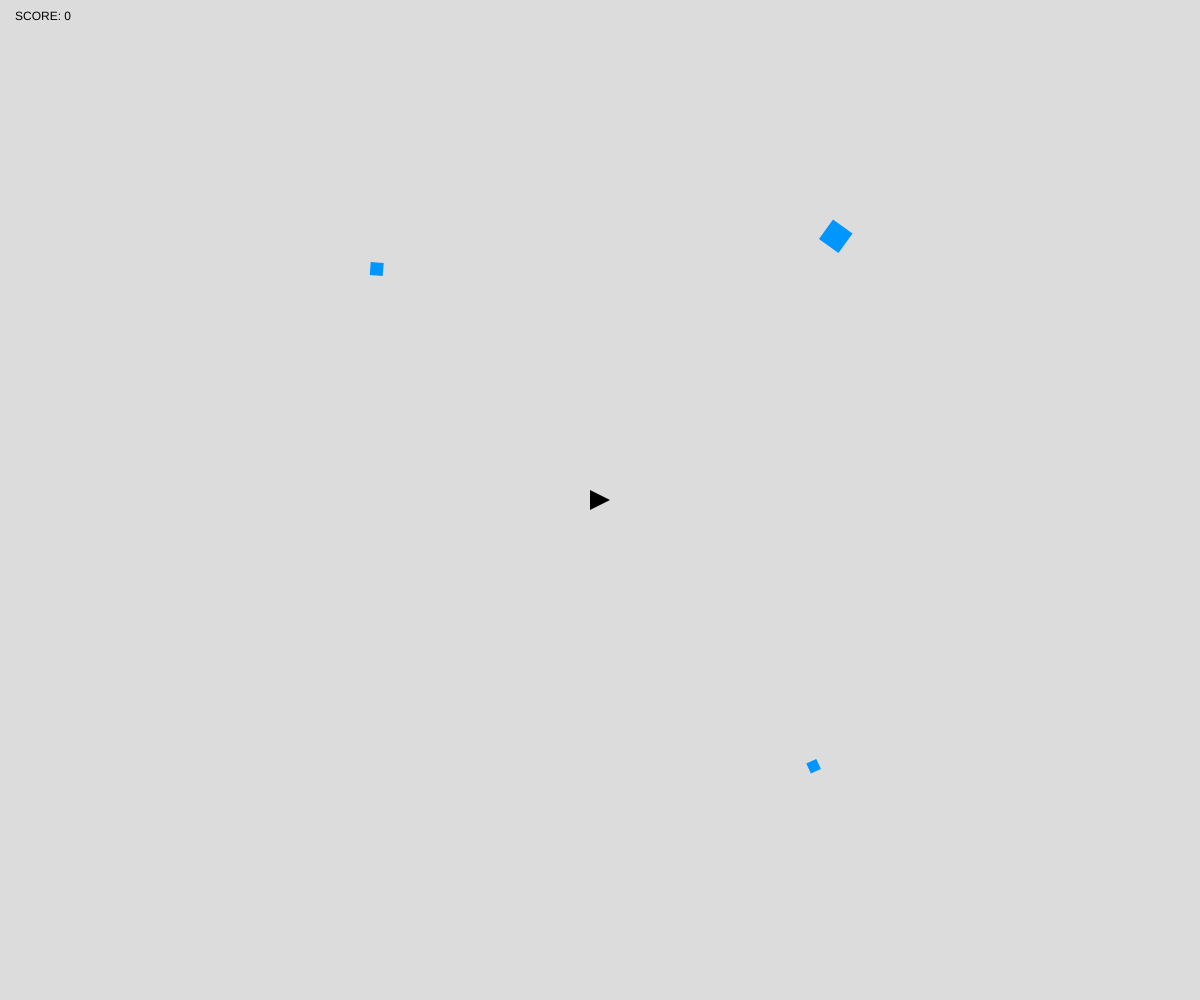
Frame 1 (no input)
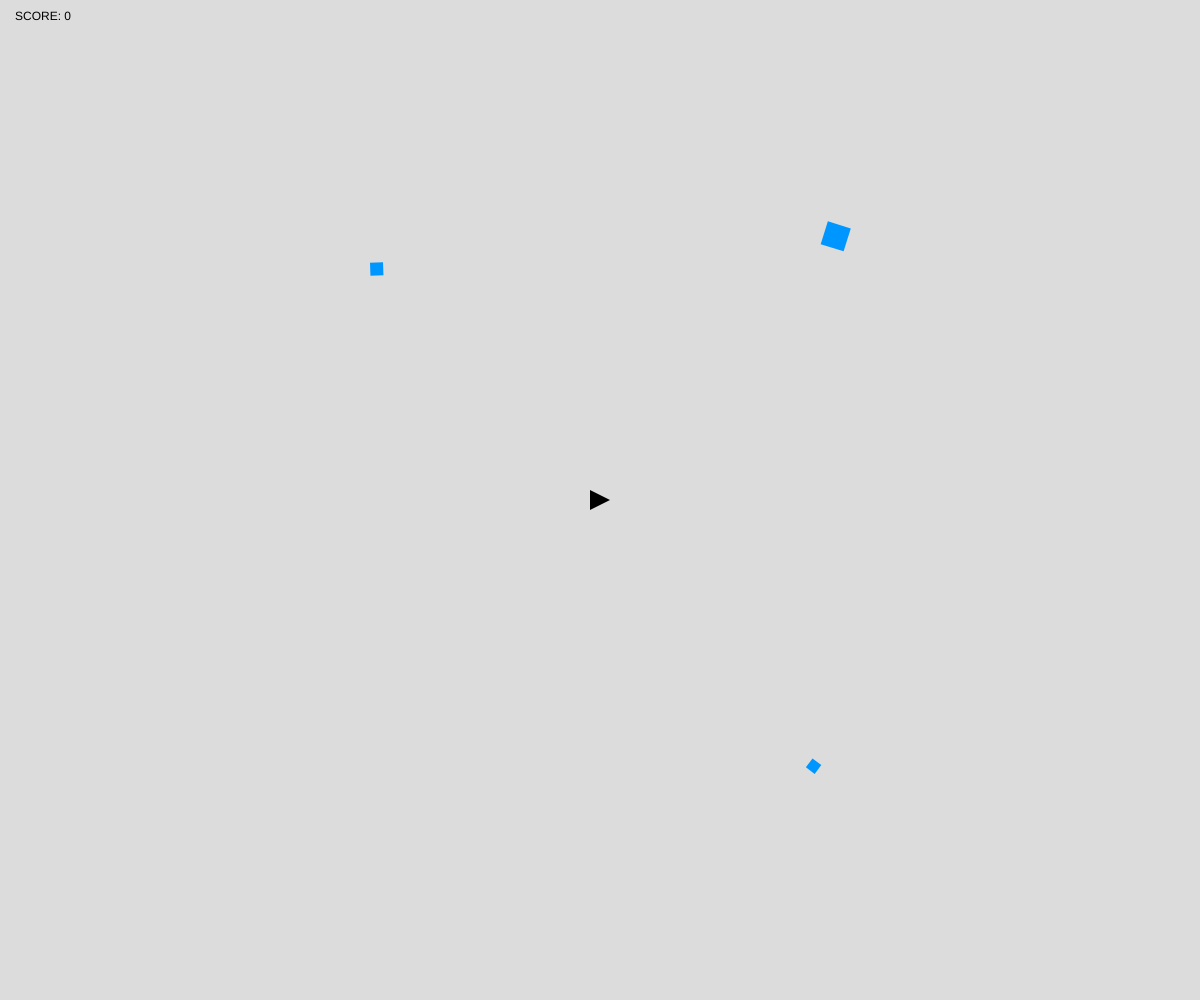
Frame 60 (no input)
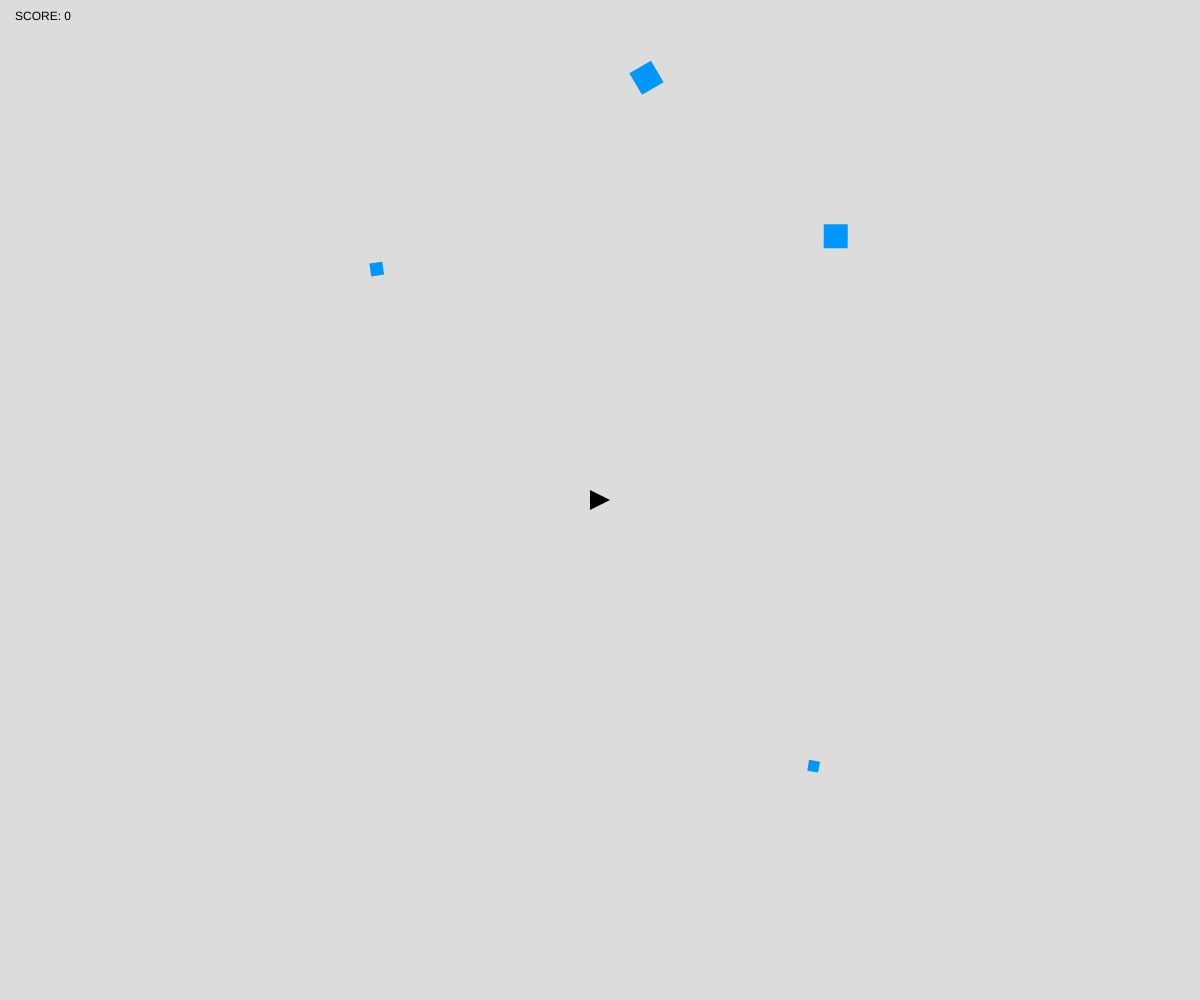
Frame 120 (the mouse pressed at the canvas centre since frame 60)

The p5.js sketch that drew these frames (run headless with seeded random() and noise() and a simulated clock; from frame 60 on, the mouse is pressed at the canvas centre):

// p5.js sketch
// ── sketch.js
/*
ASTEROIDS
Jeff Thompson | 2013 | jeffreythompson.org

https://freeasteroids.org

See the other Javascript files for more details!

CHALLENGES
1. Can you draw a more interesting shape for our
   asteroids? (Hint: try using randomized vertices,
   created in the constructor))
2. Can you make the asteroids move across the 
   screen? Can you remove them if they go offscreen?
3. Could you limit the number of bullets available?

*/

let ship;
let bullets;
let enemies;
let score = 0;

function setup() {
  createCanvas(windowWidth, windowHeight);
  noCursor();

  // create our ship in the center
  ship = new Ship();

  // and an empty list of bullets
  bullets = [];

  // make a few enemies too
  enemies = [];
  for (let i=0; i<3; i++) {
    let e = new Enemy();
    enemies.push(e);
  }
}

function draw() {
  background(220);

  fill(0);
  noStroke();
  text('SCORE: ' + score, 15,20);
  
  // use left/right to rotate the ship,
  // up to move forward
  // note: keyIsDown() lets us check for
  // multiple key presses at once!
  if (keyIsDown(UP_ARROW)) {
    ship.update(MOVE);
  }
  if (keyIsDown(LEFT_ARROW)) {
    ship.update(LEFT);
  }
  if (keyIsDown(RIGHT_ARROW)) {
    ship.update(RIGHT);
  }
  if (keyIsDown(32)) {         // 32 = space in ASCII
    let b = new Bullet(ship);
    bullets.push(b);
  }
  ship.display();

  // update and draw the bullets
  for (let i=0; i<bullets.length; i++) {
    bullets[i].update();
    bullets[i].display();
  }

  // and finally go through the enemies!
  // note we do this in reverse order; this is
  // so we can remove one that is hit (trying
  // this in normal order would cause an error,
  // since the length of the list would change!)
  for (let i=enemies.length-1; i>=0; i-=1) {
    enemies[i].update();

    // the isHit variable will be set to true
    // in the update() function if it hits an enemy
    if (enemies[i].isHit) {
      // remove the current enemy from the list!
      // (and update the score)
      enemies.splice(i, 1);
      score += 1;
    }
    // if not hit, display as usual
    else {
      enemies[i].display();
    }
  }

  // randomly generate some new enemies
  // (or when we've destroyed them all!)
  if (random(0, 100) < 0.5 || enemies.length === 0) {
    enemies.push(new Enemy());
  }
}


// ── bullet.js
class Bullet {
  constructor(ship) {
    // set the bullet's position to the ship
    // (we have to use copy() otherwise the
    // ship will move with the bullet!)
    this.position = ship.position.copy();

    // fancy math!
    // this calculates the amount we need to move
    // the bullet in x/y to travel at a particular angle
    // we give it the ship's angle, then multiply by
    // 5 (or any other number) to give it a speed
    this.speed = createVector(
      cos(ship.angle) * 5,
      sin(ship.angle) * 5
    );
  }
  update() {
    this.position.add(this.speed);
  }
  display() {
    fill(255, 150, 0);
    noStroke();
    circle(this.position.x, this.position.y, 8);
  }
}


// ── enemy.js
class Enemy {
  constructor() {
    this.position = createVector(
      random(50, width-50),
      random(50, height-50)
    );
    this.dia = int(random(10, 30));
    
    this.angle = random(0, TWO_PI);
    this.rotationSpeed = radians(random(-2,2));
    
    // keep track of whether this enemy has been
    // hit or not
    this.isHit = false;
  }
  update() {
    // spin around!
    this.angle += this.rotationSpeed;

    // check if hit by a bullet
    for (let i=0; i<bullets.length; i++) {
      // vectors give us a really easy way to calculate distance!
      let d = this.position.dist(bullets[i].position);
      
      // if the distance is less than the enemy's diameter,
      // it's a hit! (and return immediately to avoid any
      // unecessary looping))
      if (d < this.dia/2) {
        this.isHit = true;
        return;
      }
    }
  }
  display() {
    push();
    translate(this.position.x, this.position.y);
    rotate(this.angle);
    fill(0,150,255);
    noStroke();
    rectMode(CENTER);
    square(0,0, this.dia);
    pop();
  }
}


// ── ship.js
class Ship {
  constructor() {
    this.speed = 3;
    this.angleIncrement = radians(3);
    this.position = createVector(width/2, height/2);
    this.angle = 0;
  }
  update(direction) {
    // MOVE for forward!
    // (kind of a hack, MOVE is a keyword usually
    // used to set the mouse cursor!)
    if (direction === MOVE) {
      this.position.x += cos(this.angle) * this.speed;
      this.position.y += sin(this.angle) * this.speed;

      if (this.position.x < 0) this.position.x = width;
      else if (this.position.x > width) this.position.x = 0;
      if (this.position.y < 0) this.position.y = height;
      else if (this.position.y > height) this.position.y = 0;
    }
    // RIGHT for clockwise, LEFT for counter-clockwise
    else if (direction === RIGHT) {
      this.angle += this.angleIncrement;
    }
    else if (direction === LEFT) {
      this.angle -= this.angleIncrement;
    }
  }
  display() {
    push();
    translate(this.position.x, this.position.y);
    rotate(this.angle);
    fill(0);
    noStroke();
    triangle(
      -10,  -10,
       10,   0,
      -10,   10
    );
    pop();
  }
}
